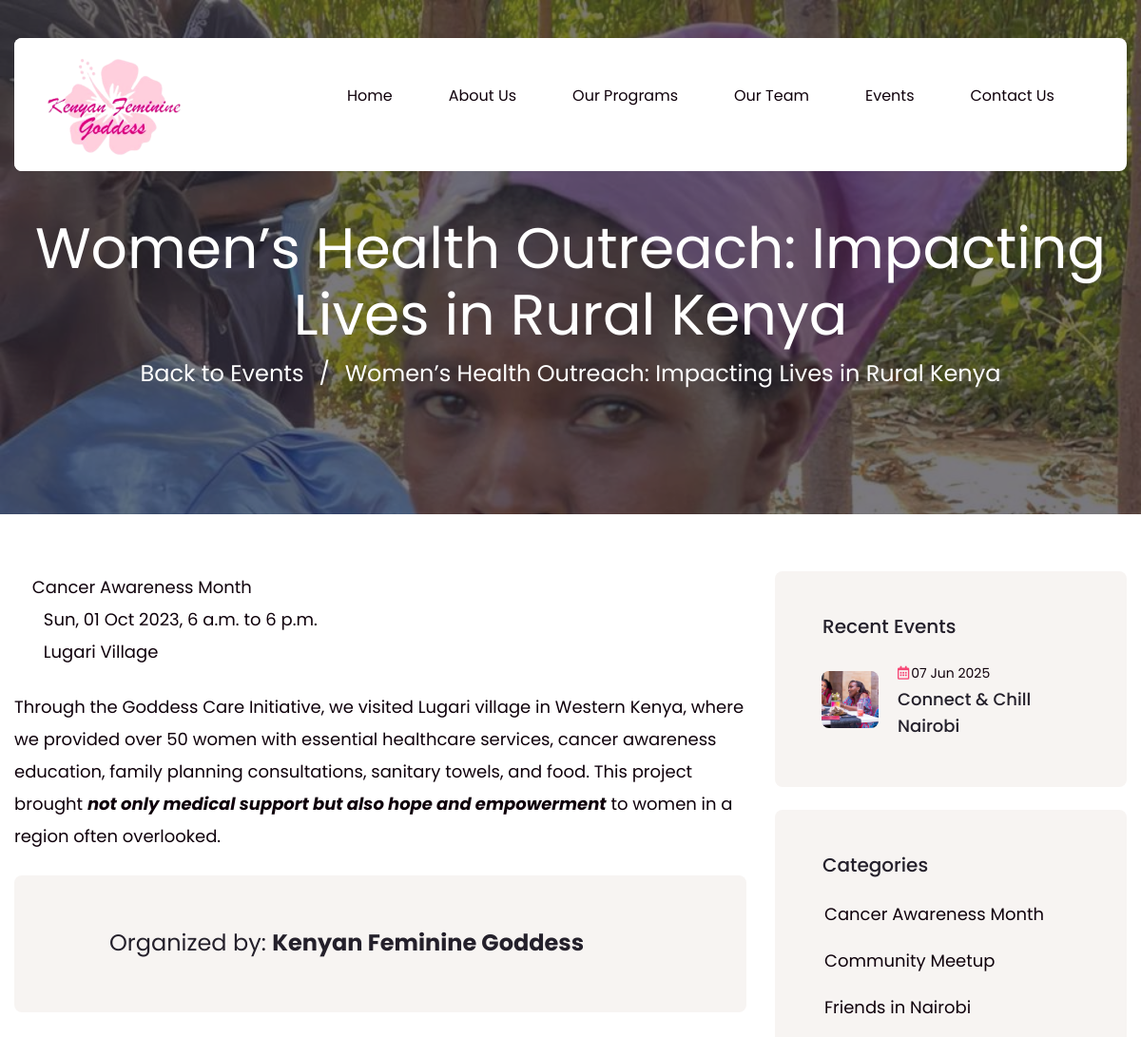
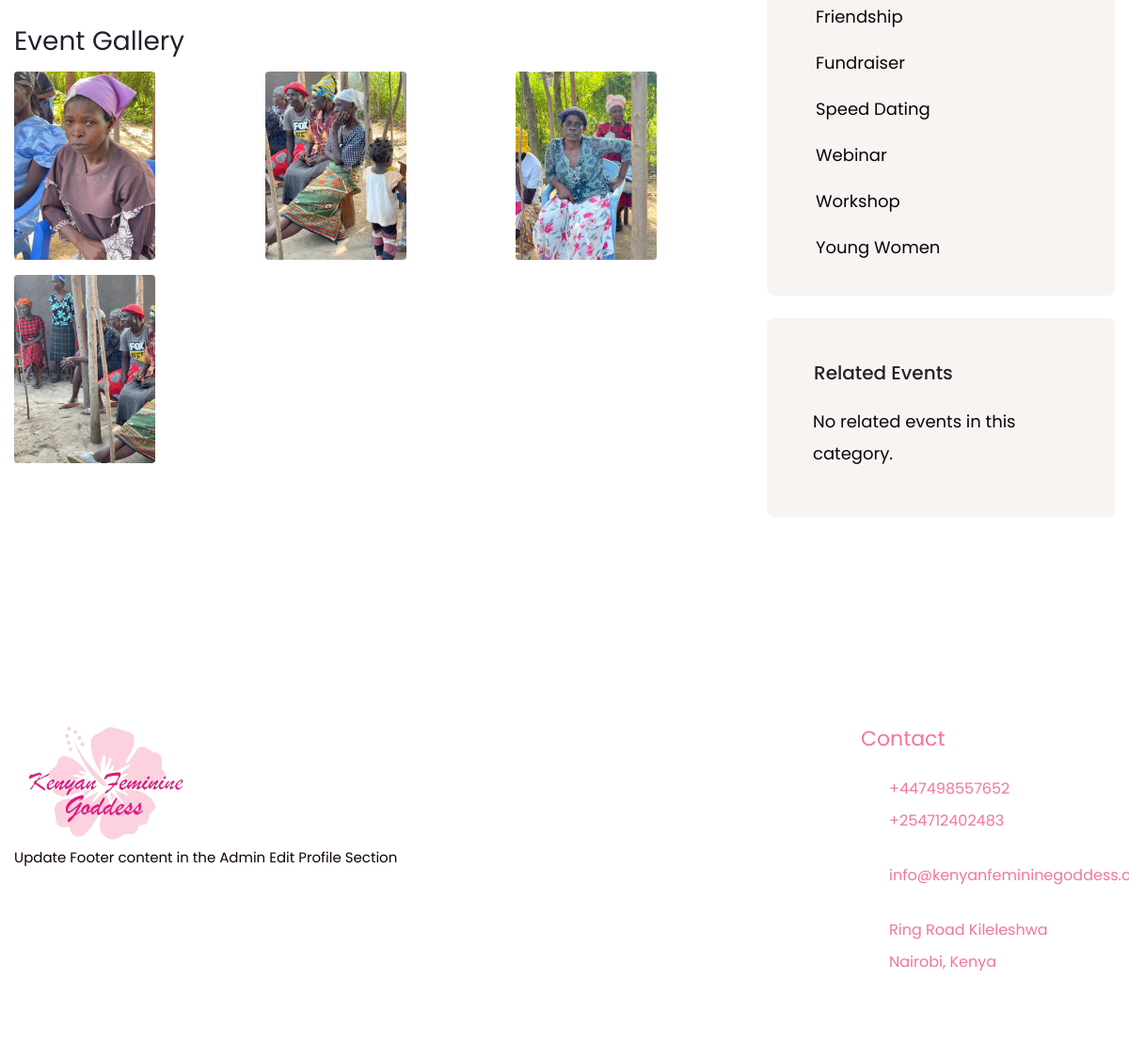
/events/womens-health-outreach-impacting-lives-in-rural-kenya/, run on the app's committed database (2 pictures, top to bottom).
### blogapp/models.py (models this page shows, shortened)
class Event(models.Model):
    created_by_user = models.ForeignKey(
        User,
        on_delete=models.SET_NULL,
        null=True,
        blank=True,
        related_name="created_events",
        help_text="The system user who created or is managing this event entry."
    )
    organizer_display_name = models.CharField(
        max_length=255, # Original was 1000, 255 is usually sufficient for a name
        blank=True, # Can be blank if created_by_user is an organizer or if not applicable
        help_text="Publicly displayed name of the event organizer (e.g., a company, group, or individual)."
    )
    featured_image = models.ImageField(
        upload_to='event_featured_images/', # Images will be saved in MEDIA_ROOT/event_featured_images/
        blank=True,
        null=True,
        help_text="Main image for the event, displayed in listings and at the top of the event page."
    ) # NEW standard Django ImageField
    title = models.CharField(
        max_length=255, # Original was 1000, 255 is generally good for titles
        help_text="The official title of the event."
    )
    slug = models.SlugField(
        unique=True,
        blank=True, # Will be auto-generated
        max_length=275, # To accommodate longer titles
        help_text="URL-friendly version of the title (auto-generated)."
    )
    description = RichTextField(
        help_text="Detailed information about the event. Use rich text for formatting."
    )
    category = models.ForeignKey(
        Category,
        on_delete=models.SET_NULL,
        null=True,
        blank=True, # Events might not always have a category
        help_text="Categorize the event (e.g., Workshop, Conference, Social)."
    )
    tags = TaggableManager(
        blank=True, # Tags can be optional
        help_text="Add tags to help users find the event (e.g., technology, music, free)."
    )
    start_datetime = models.DateTimeField(
        help_text="Date and time when the event starts."
    )
    end_datetime = models.DateTimeField(
        null=True,
        blank=True,
        help_text="Date and time when the event ends (optional if it's a single point in time or all-day)."
    )
    location_name = models.CharField(
        max_length=255,
        help_text="Name of the venue or platform (e.g., 'Grand Ballroom', 'Online via Zoom', 'City Park')."
    )
    location_address = models.TextField(
        blank=True,
        null=True,
        help_text="Full street address if it's a physical location."
    )
    is_online_event = models.BooleanField(
        default=False,
        help_text="Check if this is primarily an online/virtual event."
    )
    registration_link = models.URLField(
        blank=True,
        null=True,
        help_text="Link to an external registration page, if any."
    )
    status = models.CharField(
        choices=EVENT_STATUS_CHOICES, # Using the new status choices
        max_length=100,
        default="draft", # Default to draft, so it's not public immediately
        help_text="Current status of the event."
    )
    featured = models.BooleanField(
        default=False,
        help_text="Check to mark this event as featured on the site."
    )
    trending = models.BooleanField(
        default=False,
        help_text="Mark as a trending/popular event."
    )
    created_at = models.DateTimeField(auto_now_add=True)
    updated_at = models.DateTimeField(auto_now=True)
    views = models.PositiveIntegerField(
        default=0,
        help_text="Number of times the event page has been viewed."
    )
    pid = ShortUUIDField(
        length=10,
        max_length=25,
        alphabet="abcdefghijklmnopqrstuvwxyz0123456789", # Added numbers for more combinations
        unique=True, # Ensure pid is unique
        help_text="Unique short ID for the event."
    )
    class Meta:
        ordering = ['start_datetime', 'title'] # Order by upcoming start date, then by title
        verbose_name = "Event"
        verbose_name_plural = "Events"
    def save(self, *args, **kwargs):
        super().save(*args, **kwargs)
    def get_absolute_url(self):
        return reverse('blogapp:event_detail', kwargs={'slug': self.slug})

class Category(models.Model):
    title = models.CharField(max_length=200)
    slug = models.SlugField(unique=True, blank=True, max_length=220) # Increased max_length slightly
    active = models.BooleanField(default=True)
    class Meta:
        ordering = ['title'] # Ordering alphabetically by title is often more user-friendly
        verbose_name = "Event Category" # Updated verbose name
        verbose_name_plural = "Event Categories" # Updated verbose name plural

class EventImage(models.Model):
    event = models.ForeignKey(
        Event,
        related_name='gallery_images', # Used to access images from an Event instance (event.gallery_images.all())
        on_delete=models.CASCADE # If an event is deleted, its gallery images are also deleted
    )
    image = models.ImageField(
        upload_to='event_gallery_images/', # Images will be saved in MEDIA_ROOT/event_gallery_images/
        help_text="Image for the event gallery."
    ) # NEW standard Django ImageField
    caption = models.CharField(
        max_length=255,
        blank=True,
        null=True,
        help_text="Optional caption for the image."
    )
    uploaded_at = models.DateTimeField(auto_now_add=True)
    class Meta:
        ordering = ['uploaded_at']
        verbose_name = "Event Gallery Image"
        verbose_name_plural = "Event Gallery Images"

### blogapp/views.py (the view)
# urls.py: path('<slug:slug>/', views.event_detail, name="event_detail"),
def event_detail(request, slug):
    event_obj = get_object_or_404(Event, slug=slug, status__in=["scheduled", "completed"])
    recent_events = Event.objects.filter(
        status="scheduled",
        start_datetime__gte=timezone.now()
    ).exclude(pk=event_obj.pk).order_by('start_datetime')[:5]
    related_events = []
    if event_obj.category:
        related_events = Event.objects.filter(
            category=event_obj.category,
            status="scheduled",
            start_datetime__gte=timezone.now()
        ).exclude(pk=event_obj.pk).order_by('start_datetime')[:4]
    event_obj.views += 1
    event_obj.save(update_fields=['views'])
    gallery_images = event_obj.gallery_images.all().order_by('uploaded_at')
    all_categories = Category.objects.filter(active=True)
    context = {
        "event": event_obj,
        "recent_events": recent_events,
        "related_events": related_events,
        "gallery_images": gallery_images,
        "categories": all_categories,
        "page_title": event_obj.title
    }
    return render(request, 'event_detail.html', context)

### users/templates/event_detail.html (shortened to what this page needs)
{% extends 'basemain.html' %}
{% load static %}
{% block content %}
<div class="page-wrapper">
    <section class="page-header" style="background-image: url('{% if event.featured_image %}{{ event.featured_image.url }}{% else %}{% static 'assets/images/backgrounds/default-page-header-bg.jpg' %}{% endif %}');">
        <br><br><br>
        <div class="container">
            <div class="page-header__inner">
                <h2>{{ event.title }}</h2>
                <ul class="thm-breadcrumb list-unstyled">
                    <li><a href="{% url 'blogapp:event_list' %}">Back to Events</a></li>
                    <li><span>/</span></li>
                    <li>{{ event.title }}</li>
                </ul>
            </div>
        </div>
    </section>
    <section class="news-details">
        <div class="container">
            <div class="row">
                <div class="col-xl-8 col-lg-7">
                    <div class="news-details__left">
                        <div class="news-details__content">
                            <ul class="list-unstyled news-details__meta">
                                {% if event.category %}
                                <li>
                                    <i class="fas fa-folder-open"></i> {{ event.category.title }}
                                </li>
                                {% endif %}
                                <li><i class="fas fa-calendar-alt"></i> {{ event.start_datetime|date:"D, d M Y, P" }}
                                    {% if event.end_datetime %}
                                        to {{ event.end_datetime|date:"P" }}
                                    {% endif %}
                                </li>
                                {% if event.location_name %}
                                <li><i class="fas fa-map-marker-alt"></i> {{ event.location_name }}</li>
                                {% endif %}
                            </ul>
                            {{ event.description|safe }}
                        </div>
                        {% if event.organizer_display_name %}
                        <div class="author-one mt-4">
                            <div class="author-one__content">
                                <h4>Organized by: <b>{{ event.organizer_display_name }}</b></h4>
                            </div>
                        </div>
                        {% elif event.created_by_user %}
                        <div class="author-one mt-4">
                             <div class="author-one__content">
                                <h4>Posted by: <b>{{ event.created_by_user.get_full_name|default:event.created_by_user.username }}</b></h4>
                            </div>
                        </div>
                        {% endif %}
                        {% if gallery_images %}
                            <div class="event-gallery mt-5">
                                <h3 class="mb-3">Event Gallery</h3>
                                <div class="row">
                                    {% for img_obj in gallery_images %}
                                        <div class="col-md-4 mb-3">
                                            <a href="{{ img_obj.image.url }}" data-lightbox="event-gallery" data-title="{{ img_obj.caption|default:event.title }}">
                                                <img src="{{ img_obj.image.url }}" alt="{{ img_obj.caption|default:event.title }}" class="img-fluid rounded" style="height: 200px; object-fit: cover;">
                                            </a>
                                        </div>
                                    {% endfor %}
                                </div>
                            </div>
                        {% endif %}
                    </div>
                </div>
                <div class="col-xl-4 col-lg-5">
                    <div class="sidebar">
                        <div class="sidebar__single sidebar__post">
                            <h3 class="sidebar__title">Recent Events</h3>
                            <ul class="sidebar__post-list list-unstyled">
                                {% for recent_event in recent_events %}
                                    <li>
                                        {% if recent_event.featured_image %}
                                        <div class="sidebar__post-image">
                                            <img src="{{ recent_event.featured_image.url }}" alt="{{ recent_event.title }}" style="width:60px; height:60px; object-fit:cover;">
                                        </div>
                                        {% endif %}
                                        <div class="sidebar__post-content">
                                            <h3>
                                                <span class="sidebar__post-content_meta"><i class="far fa-calendar-alt"></i>{{ recent_event.start_datetime|date:"d M Y" }}</span>
                                                <a href="{{ recent_event.get_absolute_url }}">{{ recent_event.title|truncatechars:35 }}</a>
                                            </h3>
                                        </div>
                                    </li>
                                {% empty %}
                                    <li>No other recent events.</li>
                                {% endfor %}
                            </ul>
                        </div>
                        <div class="sidebar__single sidebar__category mt-4">
                            <h3 class="sidebar__title">Categories</h3>
                            <ul class="sidebar__category-list list-unstyled">
                                {% for cat in categories %}
                                <li>{{ cat.title }}</li>
                                {% empty %}
                                <li>No categories available.</li>
                                {% endfor %}
                            </ul>
                        </div>
                         <div class="sidebar__single sidebar__post mt-4">
                            <h3 class="sidebar__title">Related Events</h3>
                            <ul class="sidebar__post-list list-unstyled">
                                {% for rel_event in related_events %}
                                    <li>
                                        {% if rel_event.featured_image %}
                                        <div class="sidebar__post-image">
                                            <img src="{{ rel_event.featured_image.url }}" alt="{{ rel_event.title }}" style="width:60px; height:60px; object-fit:cover;">
                                        </div>
                                        {% endif %}
                                        <div class="sidebar__post-content">
                                            <h3>
                                                <span class="sidebar__post-content_meta"><i class="far fa-calendar-alt"></i>{{ rel_event.start_datetime|date:"d M Y" }}</span>
                                                <a href="{{ rel_event.get_absolute_url }}">{{ rel_event.title|truncatechars:35 }}</a>
                                            </h3>
                                        </div>
                                    </li>
                                {% empty %}
                                    <li>No related events in this category.</li>
                                {% endfor %}
                            </ul>
                        </div>
                    </div>
                </div>
            </div>
        </div>
    </section>
</div>
{% include 'footer.html' %}
{% endblock %}

### static/assets/css/custom.css (style rules this page uses)
.news-details__meta { display: block }
.news-details__content ul + p { margin-top: 1.5rem; }

### data on the page
Event: featured_image (picture), title "Women’s Health Outreach: Impacting Lives in Rural Kenya", category "Cancer Awareness Month", start_datetime "Sun, 01 Oct 2023, 6 a.m.", end_datetime "6 p.m.", location_name "Lugari Village", description "Through the Goddess Care Initiative, we visited Lugari village in Western Kenya, where we provided over 50 women with essential healthcare services, cancer awareness education, family planning consultations, sanitary towels, and food. This project brought not only medical support but also hope and empowerment to women in a region often overlooked.", organizer_display_name "Kenyan Feminine Goddess"
EventImage: image (picture)
EventImage: image (picture)
EventImage: image (picture)
EventImage: image (picture)
Event: featured_image (picture), start_datetime "07 Jun 2025", title "Connect & Chill Nairobi"
Category: title "Cancer Awareness Month"
Category: title "Community Meetup"
Category: title "Friends in Nairobi"
Category: title "Friendship"
Category: title "Fundraiser"
Category: title "Speed Dating"
Category: title "Webinar"
Category: title "Workshop"
Category: title "Young Women"
